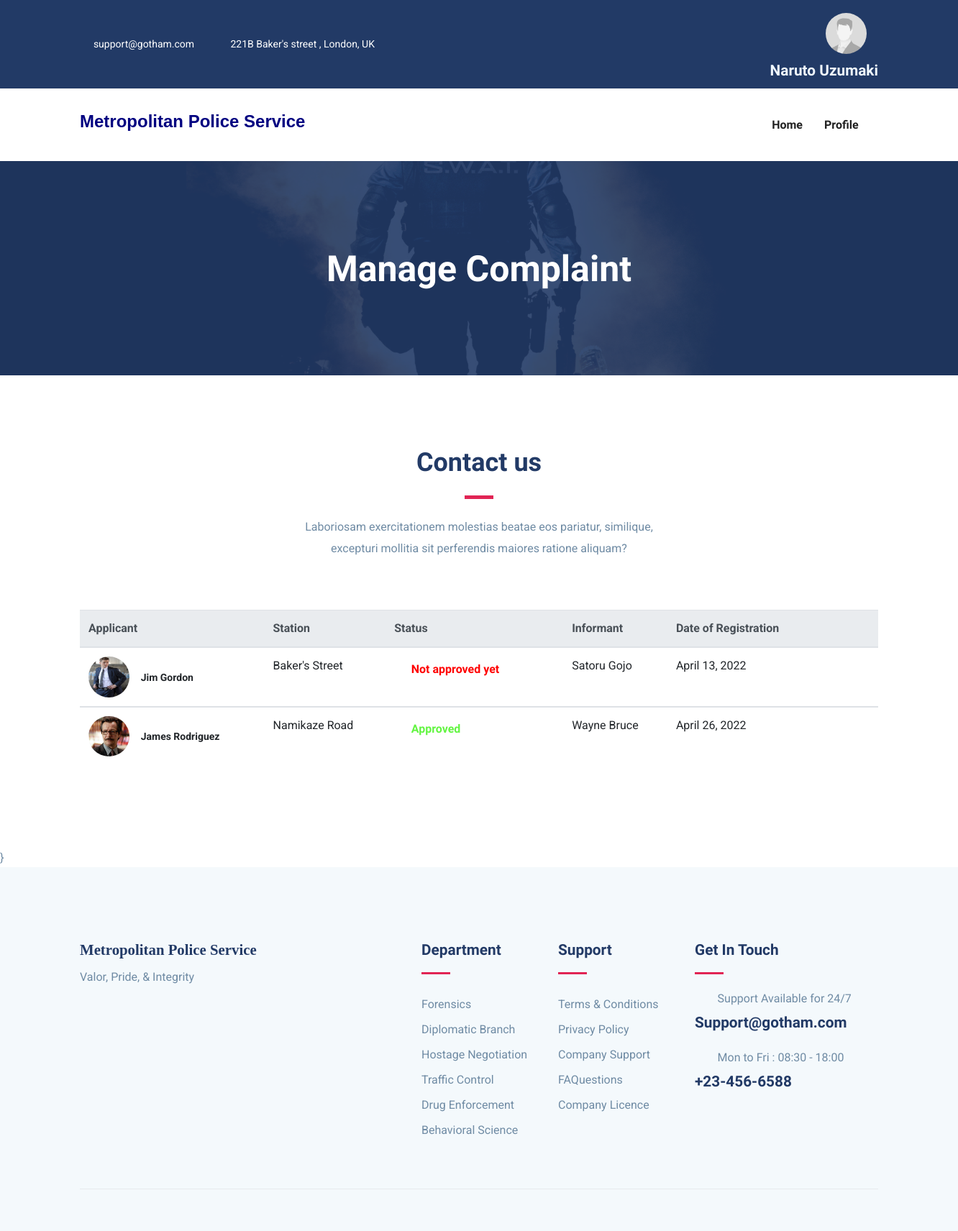
/Com/com-com/ (signed in), run on the app's committed database.
### Commissioner/models.py (models this page shows, shortened)
class Com(models.Model):
    fname = models.CharField(max_length=50)
    lname = models.CharField(max_length=50)
    user_id = models.CharField(max_length=20, unique=True)
    password = models.CharField(max_length=10)
    email = models.EmailField(unique=True)
    pic = models.FileField(upload_to = 'Profile', default='default.jpg')

### myapp/models.py (models this page shows, shortened)
class Complaint(models.Model):
    applicant= models.ForeignKey(User,on_delete=models.CASCADE)
    police= models.ForeignKey(Station,on_delete=models.CASCADE)
    date= models.DateField(null=True)
    idate= models.DateField(null=True)
    time= models.CharField(max_length=6)
    address= models.CharField(max_length=100)
    landmark= models.CharField(max_length=50)
    charge = models.CharField(max_length=100)
    victim = models.CharField(max_length=10, null=True,blank=True)
    ifname= models.CharField(max_length=50)
    ilname= models.CharField(max_length=50)
    dob= models.DateField(null=True)
    iaddress= models.CharField(max_length=100)
    status=models.BooleanField(default=False)

class User(models.Model):
    fname= models.CharField(max_length=40)
    lname= models.CharField(max_length=40)
    email= models.EmailField(unique=True)
    phone= models.CharField(max_length=40)
    password=models.CharField(max_length=10)
    pic= models.FileField(upload_to = 'Profile', default='default.jpg')

class Station(models.Model):
    station = models.CharField(max_length=50)
    img = models.FileField(upload_to='Station', default='police station.jpg')
    address= models.TextField(null=True, blank=True)
    def __str__(self):
        return self.station

### Commissioner/views.py (the view)
# urls.py: path('com-com/',views.com_com,name='com-com'),
def com_com(request):
    com = Com.objects.get(email=request.session['email'])
    data = Complaint.objects.all()
    return render(request,'com-com.html',{'com':com,'data':data })

### Commissioner/templates/com-com.html (shortened to what this page needs)
{% extends 'com-header.html' %}
{% load static %}
{% block content %}
<section class="page-title back-9550">
	<div class="container">
	  <div class="row">
		<div class="col-md-12">
		  <div class="block text-center">
			<h1 class="text-capitalize mb-5 text-lg">Manage Complaint</h1>
		  </div>
		</div>
	  </div>
	</div>
  </section>
  <section class="contact-form-wrap section">
    <div class="container">
        <div class="row justify-content-center">
            <div class="col-lg-6">
                <div class="section-title text-center">
                    <h2 class="text-md mb-2">Contact us</h2>
                    <div class="divider mx-auto my-4"></div>
                    <p class="mb-5">Laboriosam exercitationem molestias beatae eos pariatur, similique, excepturi mollitia sit perferendis maiores ratione aliquam?</p>
                </div>
            </div>
        </div>
        {% if entry == 0 %}
          <div class="row justify-content-center">
            <div class="col-lg-6">
              <div class="section-title text-center">
                  <h2 class="text-md mb-2">Contact us</h2>
                  <div class="divider mx-auto my-4"></div>
                  p class="mb-5">Laboriosam exercitationem molestias beatae eos pariatur, similique, excepturi mollitia sit perferendis maiores ratione aliquam?</p>
                  </div>
              </div>
            </div>
        {% else %}
        <div class="row">
            <div class="col-lg-12 col-md-12 col-sm-12">
            <table class="table align-items-center table-flush">
                <thead class="thead-light">
                    <tr>
                        <th scope="col" class="sort" data-sort="name">Applicant</th>
                        <th scope="col" class="sort" data-sort="budget">Station</th>
                        <th scope="col" class="sort" data-sort="status">Status</th>
                        <th scope="col">Informant</th>
                        <th scope="col">Date of Registration</th>
                        <th>          </th>
                    </tr>
                </thead>
                {% for entry in data %}
                <div class="row">
                  <tbody class="list">
                      <th scope="row">
                      <div class="media align-items-center">
                          <a href="#" class="avatar rounded-circle mr-3">
                          <img alt="Image placeholder" src="{{entry.applicant.pic.url}}" style = "border-radius: 3cm; height : 1.5cm ; width : 1.5cm;">
                          </a>
                          <div class="media-body">
                          <span class="name mb-0 text-sm">{{entry.applicant.fname}} {{entry.applicant.lname}}</span>
                          </div>
                      </div>
                      </th>
                      <td class="budget">
                      {{entry.police}}
                    </td>
                      <td>
                      <span class="badge badge-dot mr-4">
                          {% if entry.status == True %}
                          <h6 style="color: #63f542;"><i class="icofont-tick-mark" style="color: #63f542; font-size: 150%;"></i>Approved</h6>
                          {% else %}
                          <h6 style="color:red;"><i class="icofont-sand-clock" style="color: red;font-size: 150%;" ></i>Not approved yet</h6>
                          {% endif %}
                      </span>
                      </td>
                      <td>
                      {{entry.ifname}} {{entry.ilname}}
                      </td>
                      <td>
                      {{entry.idate}}
                      </td>
                      <td>
                        <div class="nav-item dropdown">
                          <a class="nav-link dropdown-toggle" data-toggle="dropdow"><i class="icofont-listine-dots"></i></a>
                        </div>
                      </td>
                  </tbody>
                  {% endfor %}
                {% endif %}
            </table>
        </div>
    </div>
</div>
</section>
{% endblock %}

### Commissioner/templates/com-header.html (shortened to what this page needs)
{% load static %}
<!DOCTYPE html>
<html lang="zxx">
<head>
  <link rel="stylesheet" href="{% static 'plugins/bootstrap/css/bootstrap.min.css' %}">
  <link rel="stylesheet" href="{% static 'plugins/icofont/icofont.min.css' %}">
  <link rel="stylesheet" href="{% static 'plugins/slick-carousel/slick/slick.css' %}">
  <link rel="stylesheet" href="{% static 'plugins/slick-carousel/slick/slick-theme.css' %}">
  <link rel="stylesheet" href="{% static 'css/style.css' %}">
</head>
<body id="top">
<header>
	<div class="header-top-bar">
		<div class="container">
			<div class="row align-items-center">
				<div class="col-lg-6">
					<ul class="top-bar-info list-inline-item pl-0 mb-0">
						<li class="list-inline-item"><a href="mailto:support@gmail.com"><i class="icofont-support-faq mr-2"></i>support@gotham.com</a></li>
						<li class="list-inline-item"><i class="icofont-location-pin mr-2"></i>221B Baker's street , London, UK </li>
					</ul>
				</div>
				<div class="col-lg-6">
					<div class="text-lg-right top-right-bar mt-2 mt-lg-0">
						<a class="nav-link active" href="">
							{% if adm.pic.url %}
							<img src="{{com.pic.url}}" alt = "image placeholder" style = "border-radius: 3cm; height : 1.5cm ; width : 1.5cm;">
							{% else %}
							<img src="{% static 'default.jpg' %}" alt = "image placeholder" style = "border-radius: 3cm; height : 1.5cm ; width : 1.5cm;">
							{% endif %}
						</a>
						<span class="h4" style = "color:aliceblue">{{com.fname}} {{com.lname}}</span>
					</div>
				</div>
			</div>
		</div>
	</div>
	<nav class="navbar navbar-expand-lg navigation" id="navbar">
		<div class="container">
				<h3 style = "font-family: sans-serif; color : navy">Metropolitan Police Service</h3>
		  <div class="collapse navbar-collapse" id="navbarmain">
			<ul class="navbar-nav ml-auto">
			  <li class="nav-item active">
				<a class="nav-link active" href="{% url 'com-index' %}">
					<span class="nav-link-text">Home</span>
				  </a>
			  </li>
              <li class="nav-item dropdown">
				<a class="nav-link dropdown-toggle" href="#" id="dropdown03" data-toggle="dropdown" aria-haspopup="true" aria-expanded="false">Profile<i class="icofont-thin-down"></i></a>
			  </li>
			</ul>
		  </div>
		</div>
	</nav>
</header>
{% block content %}
{% endblock %}}
<footer class="footer section gray-bg">
	<div class="container">
		<div class="row">
			<div class="col-lg-4 mr-auto col-sm-6">
				<div class="widget mb-5 mb-lg-0">
					<h4 style = " font-family:fantasy ;">Metropolitan Police Service</h4>
					<p>Valor, Pride, & Integrity</p>
					<ul class="list-inline footer-socials mt-4">
						<li class="list-inline-item"><i class="icofont-facebook"></i></li>
						<li class="list-inline-item"><i class="icofont-twitter"></i></li>
						<li class="list-inline-item"><i class="icofont-linkedin"></i></li>
					</ul>
				</div>
			</div>
			<div class="col-lg-2 col-md-6 col-sm-6">
				<div class="widget mb-5 mb-lg-0">
					<h4 class="text-capitalize mb-3">Department</h4>
					<div class="divider mb-4"></div>
					<ul class="list-unstyled footer-menu lh-35">
						<li>Forensics</li>
						<li>Diplomatic Branch</li>
						<li>Hostage Negotiation</li>
						<li>Traffic Control</li>
						<li>Drug Enforcement</li>
						<li>Behavioral Science</li>
					</ul>
				</div>
			</div>
			<div class="col-lg-2 col-md-6 col-sm-6">
				<div class="widget mb-5 mb-lg-0">
					<h4 class="text-capitalize mb-3">Support</h4>
					<div class="divider mb-4"></div>
					<ul class="list-unstyled footer-menu lh-35">
						<li><a href="#">Terms & Conditions</a></li>
						<li><a href="#">Privacy Policy</a></li>
						<li><a href="#">Company Support </a></li>
						<li><a href="#">FAQuestions</a></li>
						<li><a href="#">Company Licence</a></li>
					</ul>
				</div>
			</div>
			<div class="col-lg-3 col-md-6 col-sm-6">
				<div class="widget widget-contact mb-5 mb-lg-0">
					<h4 class="text-capitalize mb-3">Get in Touch</h4>
					<div class="divider mb-4"></div>
					<div class="footer-contact-block mb-4">
						<div class="icon d-flex align-items-center">
							<i class="icofont-email mr-3"></i>
							<span class="h6 mb-0">Support Available for 24/7</span>
						</div>
						<h4 class="mt-2">Support@gotham.com</a></h4>
					</div>
					<div class="footer-contact-block">
						<div class="icon d-flex align-items-center">
							<i class="icofont-support mr-3"></i>
							<span class="h6 mb-0">Mon to Fri : 08:30 - 18:00</span>
						</div>
						<h4 class="mt-2">+23-456-6588</h4>
					</div>
				</div>
			</div>
		</div>
		<div class="footer-btm py-4 mt-5">
		</div>
	</div>
</footer>
  </html>

### myapp/static/css/style.css (style rules this page uses)
html { overflow-x: hidden; }
body { line-height: 1.6; font-family: "Roboto", sans-serif; -webkit-font-smoothing: antialiased; font-size: 16px; color: #6F8BA4; font-weight: 400; }
h1, .h1, h2, .h2, h3, .h3, h4, .h4, h5, .h5, h6, .h6 { font-family: "Exo", sans-serif; font-weight: 700; color: #222; }
h1, .h1 { font-size: 2.5rem; }
h2, .h2 { font-size: 44px; }
h3, .h3 { font-size: 1.5rem; }
h4, .h4 { font-size: 1.3rem; line-height: 30px; }
h6, .h6 { font-size: 1rem; }
p { line-height: 30px; }
.section { padding: 100px 0; }
.text-sm { font-size: 14px; }
.text-md { font-size: 2.25rem; }
.text-lg { font-size: 3.75rem; }
a { color: #222; text-decoration: none; transition: all .35s ease; }
.page-title { padding: 120px 0px 70px 0px; position: relative; }
.page-title .block h1 { color: #fff; }
.section-title { margin-bottom: 70px; }
.section-title h2 { color: #223a66; }
.text-lg { font-size: 50px; }
.gray-bg { background: #f4f9fc; }
#navbarmain { padding: 20px 0px; }
#navbarmain .nav-link { font-weight: 600; padding: 10px 15px; color: #222; font-family: "Exo", sans-serif; text-transform: capitalize; font-size: 16px; transition: all .25s ease; }
.dropdown-toggle::after { display: none; }
.header-top-bar { background: #223a66; font-size: 14px; padding: 10px 0px; box-shadow: 0 1px 2px rgba(0, 0, 0, 0.05); color: #fff; }
.top-bar-info li a { color: #fff; margin-right: 20px; }
.back-9550 { background: url("../images/bg/swat.jpg") no-repeat 50% 50%; background-size: cover; position: relative; }
.divider { width: 40px; height: 5px; background: #e12454; }
.lh-35 { line-height: 35px; }
.footer { padding-bottom: 10px; }
.widget .divider { height: 3px; }
.widget h4 { color: #223a66; }
.widget .footer-menu a { color: #6F8BA4; }
.footer-contact-block span { font-weight: 400; color: #6F8BA4; }
.footer-contact-block i { font-size: 20px; }
.footer-btm { border-top: 1px solid rgba(0, 0, 0, 0.06); }

### data on the page
Com: fname "Naruto", lname "Uzumaki"
Complaint: applicant.pic (picture), applicant.fname "Jim", applicant.lname "Gordon", police "Baker's Street", status False (drawn), ifname "Satoru", ilname "Gojo", idate "April 13, 2022"
Complaint: applicant.pic (picture), applicant.fname "James", applicant.lname "Rodriguez", police "Namikaze Road", status True (drawn), ifname "Wayne", ilname "Bruce", idate "April 26, 2022"
